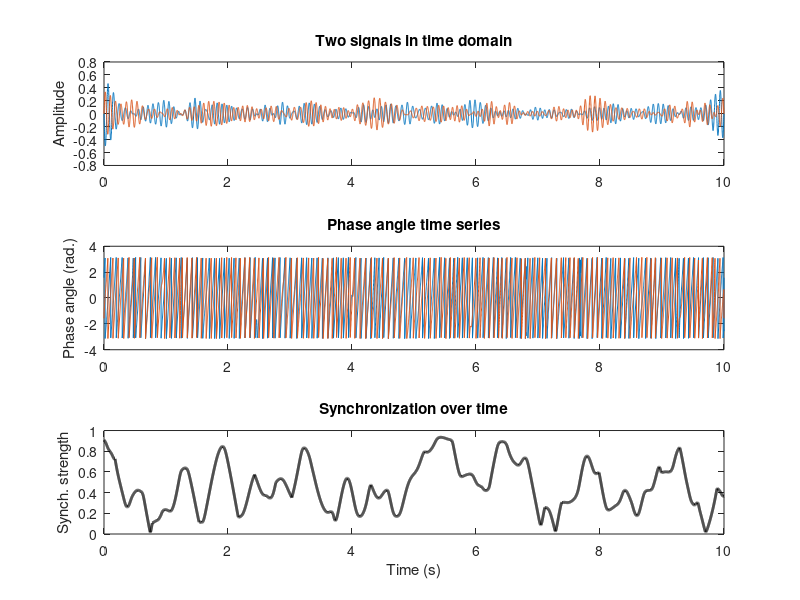

This figure's MATLAB source:
%%
%     COURSE: Solved challenges in neural time series analysis
%    SECTION: Connectivity
%      VIDEO: Spurious connectivity in narrowband noise
% Instructor: sincxpress.com
%
%%

% simulation details
pnts  = 10000;
srate =  1000;
time  = (0:pnts-1)/srate;


% create filtered noise
frange = [10 15]; % in frequency
order  = round( 20*srate/frange(1) );

% filter kernel
filtkern = fir1(order,frange/(srate/2));

% signals are filtered noise
signal1 = filtfilt(filtkern,1,randn(1,pnts));
signal2 = filtfilt(filtkern,1,randn(1,pnts));


% plot the signals
figure(1), clf
subplot(311)
plot(time,signal1, time,signal2)
ylabel('Amplitude')
title('Two signals in time domain')

%% calculate phase synchronization

% extract angles from Hilbert transform
angles1 = angle(hilbert( signal1 ));
angles2 = angle(hilbert( signal2 ));

% show phase angle time series
subplot(312)
plot(time,angles1, time,angles2)
ylabel('Phase angle (rad.)')
title('Phase angle time series')

%% synchronization over time (in windows)

% analysis parameters
winsize = 300; % in points

% initialize
synchTS = zeros(1,pnts);

% loop over time points
for ti=1:pnts
    
    % figure out time points, considering edges
    tidx = max(1,ti-winsize) : min(pnts,ti+winsize);
    
    % compute synchronization for this center time points
    synchTS(ti) = abs(mean(exp(1i*( angles1(tidx)-angles2(tidx) ))));
end


% and plot
subplot(313)
plot(time,synchTS,'k','linew',2)
set(gca,'ylim',[0 1])
xlabel('Time (s)'), ylabel('Synch. strength')
title('Synchronization over time')

%% done.
